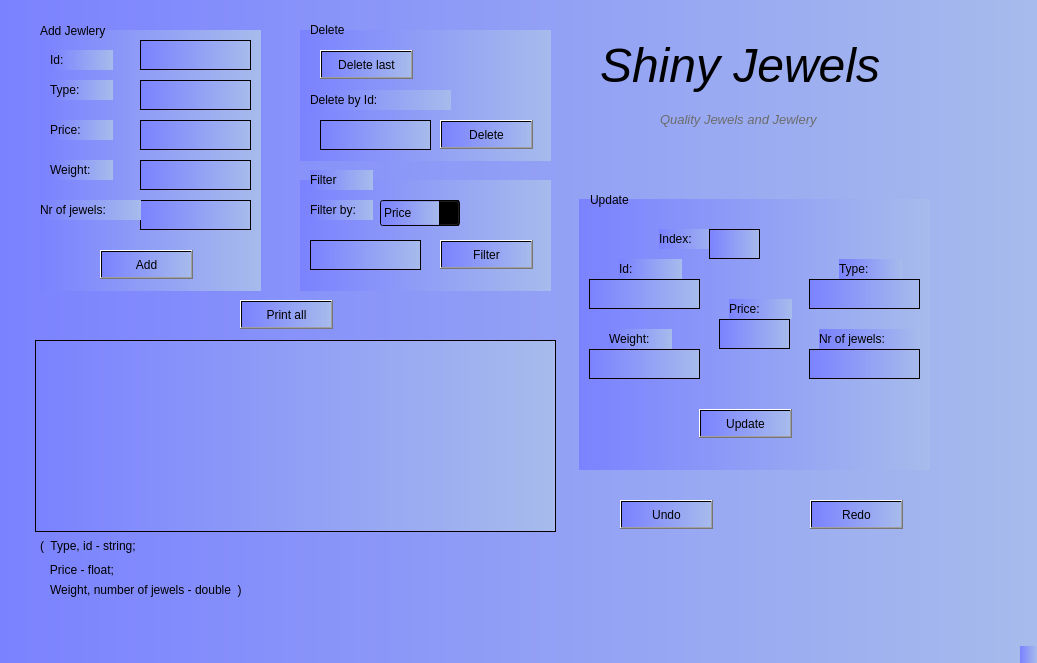
<?xml version="1.0" encoding="UTF-8"?>
<ui version="4.0">
 <class>MainWindow</class>
 <widget class="QMainWindow" name="MainWindow">
  <property name="geometry">
   <rect>
    <x>0</x>
    <y>0</y>
    <width>1037</width>
    <height>663</height>
   </rect>
  </property>
  <property name="windowTitle">
   <string>MainWindow</string>
  </property>
  <property name="autoFillBackground">
   <bool>false</bool>
  </property>
  <property name="styleSheet">
   <string notr="true">background:qlineargradient(spread:pad, x1:0, y1:0, x2:1, y2:0, stop:0 rgb(123, 130, 255), stop:1 rgb(167,187,236));</string>
  </property>
  <widget class="QWidget" name="centralwidget">
   <widget class="QLabel" name="label">
    <property name="geometry">
     <rect>
      <x>40</x>
      <y>20</y>
      <width>91</width>
      <height>21</height>
     </rect>
    </property>
    <property name="styleSheet">
     <string notr="true">background-color: rgb(0 0, 255);</string>
    </property>
    <property name="text">
     <string>Add Jewlery</string>
    </property>
   </widget>
   <widget class="QWidget" name="widget" native="true">
    <property name="geometry">
     <rect>
      <x>40</x>
      <y>30</y>
      <width>221</width>
      <height>261</height>
     </rect>
    </property>
    <property name="autoFillBackground">
     <bool>false</bool>
    </property>
    <property name="styleSheet">
     <string notr="true">background:qlineargradient(spread:pad, x1:0, y1:0, x2:1, y2:0, stop:0 rgb(123, 130, 255), stop:1 rgb(167,187,236));</string>
    </property>
    <widget class="QTextEdit" name="id_1">
     <property name="enabled">
      <bool>true</bool>
     </property>
     <property name="geometry">
      <rect>
       <x>100</x>
       <y>10</y>
       <width>111</width>
       <height>30</height>
      </rect>
     </property>
     <property name="autoFillBackground">
      <bool>false</bool>
     </property>
     <property name="styleSheet">
      <string notr="true">background:color-rgb(255, 255, 255)</string>
     </property>
    </widget>
    <widget class="QTextEdit" name="type_1">
     <property name="geometry">
      <rect>
       <x>100</x>
       <y>50</y>
       <width>111</width>
       <height>30</height>
      </rect>
     </property>
     <property name="font">
      <font>
       <pointsize>9</pointsize>
      </font>
     </property>
     <property name="styleSheet">
      <string notr="true">background:color-rgb(255, 255, 255)</string>
     </property>
    </widget>
    <widget class="QTextEdit" name="price_1">
     <property name="geometry">
      <rect>
       <x>100</x>
       <y>90</y>
       <width>111</width>
       <height>30</height>
      </rect>
     </property>
     <property name="styleSheet">
      <string notr="true">background:color-rgb(255, 255, 255)</string>
     </property>
    </widget>
    <widget class="QTextEdit" name="weight_1">
     <property name="geometry">
      <rect>
       <x>100</x>
       <y>130</y>
       <width>111</width>
       <height>30</height>
      </rect>
     </property>
     <property name="styleSheet">
      <string notr="true">background:color-rgb(255, 255, 255)</string>
     </property>
    </widget>
    <widget class="QTextEdit" name="nr_jewels_1">
     <property name="geometry">
      <rect>
       <x>100</x>
       <y>170</y>
       <width>111</width>
       <height>30</height>
      </rect>
     </property>
     <property name="styleSheet">
      <string notr="true">background:color-rgb(255, 255, 255)</string>
     </property>
    </widget>
    <widget class="QLabel" name="label_2">
     <property name="geometry">
      <rect>
       <x>10</x>
       <y>20</y>
       <width>63</width>
       <height>20</height>
      </rect>
     </property>
     <property name="styleSheet">
      <string notr="true">background:color-rgb(255, 255, 255)</string>
     </property>
     <property name="text">
      <string>Id:</string>
     </property>
    </widget>
    <widget class="QLabel" name="label_3">
     <property name="geometry">
      <rect>
       <x>10</x>
       <y>50</y>
       <width>63</width>
       <height>20</height>
      </rect>
     </property>
     <property name="styleSheet">
      <string notr="true">background:color-rgb(255, 255, 255)</string>
     </property>
     <property name="text">
      <string>Type:</string>
     </property>
    </widget>
    <widget class="QLabel" name="label_4">
     <property name="geometry">
      <rect>
       <x>10</x>
       <y>90</y>
       <width>63</width>
       <height>20</height>
      </rect>
     </property>
     <property name="styleSheet">
      <string notr="true">background:color-rgb(255, 255, 255)</string>
     </property>
     <property name="text">
      <string>Price:</string>
     </property>
    </widget>
    <widget class="QLabel" name="label_5">
     <property name="geometry">
      <rect>
       <x>10</x>
       <y>130</y>
       <width>63</width>
       <height>20</height>
      </rect>
     </property>
     <property name="styleSheet">
      <string notr="true">background:color-rgb(255, 255, 255)</string>
     </property>
     <property name="text">
      <string>Weight:</string>
     </property>
    </widget>
    <widget class="QLabel" name="label_6">
     <property name="geometry">
      <rect>
       <x>0</x>
       <y>170</y>
       <width>101</width>
       <height>20</height>
      </rect>
     </property>
     <property name="styleSheet">
      <string notr="true">background:color-rgb(255, 255, 255)</string>
     </property>
     <property name="text">
      <string>Nr of jewels:</string>
     </property>
    </widget>
    <widget class="QPushButton" name="AddButton">
     <property name="geometry">
      <rect>
       <x>60</x>
       <y>220</y>
       <width>93</width>
       <height>29</height>
      </rect>
     </property>
     <property name="styleSheet">
      <string notr="true">background:color-rgb(255, 255, 255)</string>
     </property>
     <property name="text">
      <string>Add</string>
     </property>
    </widget>
   </widget>
   <widget class="QWidget" name="widget_2" native="true">
    <property name="geometry">
     <rect>
      <x>300</x>
      <y>30</y>
      <width>251</width>
      <height>131</height>
     </rect>
    </property>
    <property name="styleSheet">
     <string notr="true">background:qlineargradient(spread:pad, x1:0, y1:0, x2:1, y2:0, stop:0 rgb(123, 130, 255), stop:1 rgb(167,187,236));</string>
    </property>
    <widget class="QPushButton" name="Del_last">
     <property name="geometry">
      <rect>
       <x>20</x>
       <y>20</y>
       <width>93</width>
       <height>29</height>
      </rect>
     </property>
     <property name="styleSheet">
      <string notr="true">background:color-rgb(255, 255, 255)</string>
     </property>
     <property name="text">
      <string>Delete last</string>
     </property>
    </widget>
    <widget class="QLabel" name="label_8">
     <property name="geometry">
      <rect>
       <x>10</x>
       <y>60</y>
       <width>141</width>
       <height>20</height>
      </rect>
     </property>
     <property name="styleSheet">
      <string notr="true">background:color-rgb(255, 255, 255)</string>
     </property>
     <property name="text">
      <string>Delete by Id:</string>
     </property>
    </widget>
    <widget class="QTextEdit" name="del_id_txt">
     <property name="enabled">
      <bool>true</bool>
     </property>
     <property name="geometry">
      <rect>
       <x>20</x>
       <y>90</y>
       <width>111</width>
       <height>30</height>
      </rect>
     </property>
     <property name="autoFillBackground">
      <bool>false</bool>
     </property>
     <property name="styleSheet">
      <string notr="true">background:color-rgb(255, 255, 255)</string>
     </property>
    </widget>
    <widget class="QPushButton" name="del_id">
     <property name="geometry">
      <rect>
       <x>140</x>
       <y>90</y>
       <width>93</width>
       <height>29</height>
      </rect>
     </property>
     <property name="styleSheet">
      <string notr="true">background:color-rgb(255, 255, 255)</string>
     </property>
     <property name="text">
      <string>Delete</string>
     </property>
    </widget>
   </widget>
   <widget class="QLabel" name="label_7">
    <property name="geometry">
     <rect>
      <x>310</x>
      <y>20</y>
      <width>63</width>
      <height>20</height>
     </rect>
    </property>
    <property name="styleSheet">
     <string notr="true">background-color: rgb(0 0, 255);</string>
    </property>
    <property name="text">
     <string>Delete</string>
    </property>
   </widget>
   <widget class="QWidget" name="widget_3" native="true">
    <property name="geometry">
     <rect>
      <x>300</x>
      <y>180</y>
      <width>251</width>
      <height>111</height>
     </rect>
    </property>
    <property name="styleSheet">
     <string notr="true">background:qlineargradient(spread:pad, x1:0, y1:0, x2:1, y2:0, stop:0 rgb(123, 130, 255), stop:1 rgb(167,187,236));</string>
    </property>
    <widget class="QComboBox" name="filter_box">
     <property name="geometry">
      <rect>
       <x>80</x>
       <y>20</y>
       <width>80</width>
       <height>26</height>
      </rect>
     </property>
     <property name="styleSheet">
      <string notr="true">background:color-rgb(255, 255, 255)</string>
     </property>
     <property name="editable">
      <bool>true</bool>
     </property>
     <item>
      <property name="text">
       <string>Price</string>
      </property>
     </item>
     <item>
      <property name="text">
       <string>Weight</string>
      </property>
     </item>
     <item>
      <property name="text">
       <string>Nr of Jewels</string>
      </property>
     </item>
    </widget>
    <widget class="QLabel" name="label_10">
     <property name="geometry">
      <rect>
       <x>10</x>
       <y>20</y>
       <width>63</width>
       <height>20</height>
      </rect>
     </property>
     <property name="styleSheet">
      <string notr="true">background:color-rgb(255, 255, 255)</string>
     </property>
     <property name="text">
      <string>Filter by:</string>
     </property>
    </widget>
    <widget class="QTextEdit" name="filter_crit">
     <property name="geometry">
      <rect>
       <x>10</x>
       <y>60</y>
       <width>111</width>
       <height>30</height>
      </rect>
     </property>
     <property name="styleSheet">
      <string notr="true">background:color-rgb(255, 255, 255)</string>
     </property>
    </widget>
    <widget class="QPushButton" name="filter_crit_button">
     <property name="geometry">
      <rect>
       <x>140</x>
       <y>60</y>
       <width>93</width>
       <height>29</height>
      </rect>
     </property>
     <property name="styleSheet">
      <string notr="true">background:color-rgb(255, 255, 255)</string>
     </property>
     <property name="text">
      <string>Filter</string>
     </property>
    </widget>
   </widget>
   <widget class="QLabel" name="label_9">
    <property name="geometry">
     <rect>
      <x>310</x>
      <y>170</y>
      <width>63</width>
      <height>20</height>
     </rect>
    </property>
    <property name="styleSheet">
     <string notr="true">background:color-rgb(255, 255, 255)</string>
    </property>
    <property name="text">
     <string>Filter</string>
    </property>
   </widget>
   <widget class="QWidget" name="widget_4" native="true">
    <property name="geometry">
     <rect>
      <x>579</x>
      <y>199</y>
      <width>351</width>
      <height>271</height>
     </rect>
    </property>
    <property name="autoFillBackground">
     <bool>false</bool>
    </property>
    <property name="styleSheet">
     <string notr="true">background:qlineargradient(spread:pad, x1:0, y1:0, x2:1, y2:0, stop:0 rgb(123, 130, 255), stop:1 rgb(167,187,236));
border-color: rgb(0, 0, 0);
</string>
    </property>
    <widget class="QLabel" name="label_12">
     <property name="geometry">
      <rect>
       <x>80</x>
       <y>30</y>
       <width>63</width>
       <height>20</height>
      </rect>
     </property>
     <property name="styleSheet">
      <string notr="true">background:color-rgb(255, 255, 255)</string>
     </property>
     <property name="text">
      <string>Index:</string>
     </property>
    </widget>
    <widget class="QTextEdit" name="index_2">
     <property name="enabled">
      <bool>true</bool>
     </property>
     <property name="geometry">
      <rect>
       <x>130</x>
       <y>30</y>
       <width>51</width>
       <height>30</height>
      </rect>
     </property>
     <property name="autoFillBackground">
      <bool>false</bool>
     </property>
     <property name="styleSheet">
      <string notr="true">background:color-rgb(255, 255, 255)</string>
     </property>
    </widget>
    <widget class="QTextEdit" name="id_2">
     <property name="enabled">
      <bool>true</bool>
     </property>
     <property name="geometry">
      <rect>
       <x>10</x>
       <y>80</y>
       <width>111</width>
       <height>30</height>
      </rect>
     </property>
     <property name="autoFillBackground">
      <bool>false</bool>
     </property>
     <property name="styleSheet">
      <string notr="true">background:color-rgb(255, 255, 255)</string>
     </property>
    </widget>
    <widget class="QTextEdit" name="weight_2">
     <property name="enabled">
      <bool>true</bool>
     </property>
     <property name="geometry">
      <rect>
       <x>10</x>
       <y>150</y>
       <width>111</width>
       <height>30</height>
      </rect>
     </property>
     <property name="autoFillBackground">
      <bool>false</bool>
     </property>
     <property name="styleSheet">
      <string notr="true">background:color-rgb(255, 255, 255)</string>
     </property>
    </widget>
    <widget class="QTextEdit" name="nr_jewels_2">
     <property name="enabled">
      <bool>true</bool>
     </property>
     <property name="geometry">
      <rect>
       <x>230</x>
       <y>150</y>
       <width>111</width>
       <height>30</height>
      </rect>
     </property>
     <property name="autoFillBackground">
      <bool>false</bool>
     </property>
     <property name="styleSheet">
      <string notr="true">background:color-rgb(255, 255, 255)</string>
     </property>
    </widget>
    <widget class="QTextEdit" name="price_2">
     <property name="enabled">
      <bool>true</bool>
     </property>
     <property name="geometry">
      <rect>
       <x>140</x>
       <y>120</y>
       <width>71</width>
       <height>30</height>
      </rect>
     </property>
     <property name="autoFillBackground">
      <bool>false</bool>
     </property>
     <property name="styleSheet">
      <string notr="true">background:color-rgb(255, 255, 255)</string>
     </property>
    </widget>
    <widget class="QTextEdit" name="type_2">
     <property name="enabled">
      <bool>true</bool>
     </property>
     <property name="geometry">
      <rect>
       <x>230</x>
       <y>80</y>
       <width>111</width>
       <height>30</height>
      </rect>
     </property>
     <property name="autoFillBackground">
      <bool>false</bool>
     </property>
     <property name="styleSheet">
      <string notr="true">background:color-rgb(255, 255, 255)</string>
     </property>
    </widget>
    <widget class="QPushButton" name="updat_button">
     <property name="geometry">
      <rect>
       <x>120</x>
       <y>210</y>
       <width>93</width>
       <height>29</height>
      </rect>
     </property>
     <property name="styleSheet">
      <string notr="true">background:color-rgb(255, 255, 255)</string>
     </property>
     <property name="text">
      <string>Update</string>
     </property>
    </widget>
    <widget class="QLabel" name="label_18">
     <property name="geometry">
      <rect>
       <x>240</x>
       <y>130</y>
       <width>101</width>
       <height>20</height>
      </rect>
     </property>
     <property name="styleSheet">
      <string notr="true">background:color-rgb(255, 255, 255)</string>
     </property>
     <property name="text">
      <string>Nr of jewels:</string>
     </property>
    </widget>
    <widget class="QLabel" name="label_19">
     <property name="geometry">
      <rect>
       <x>260</x>
       <y>60</y>
       <width>63</width>
       <height>20</height>
      </rect>
     </property>
     <property name="styleSheet">
      <string notr="true">background:color-rgb(255, 255, 255)</string>
     </property>
     <property name="text">
      <string>Type:</string>
     </property>
    </widget>
    <widget class="QLabel" name="label_20">
     <property name="geometry">
      <rect>
       <x>40</x>
       <y>60</y>
       <width>63</width>
       <height>20</height>
      </rect>
     </property>
     <property name="styleSheet">
      <string notr="true">background:color-rgb(255, 255, 255)</string>
     </property>
     <property name="text">
      <string>Id:</string>
     </property>
    </widget>
    <widget class="QLabel" name="label_21">
     <property name="geometry">
      <rect>
       <x>30</x>
       <y>130</y>
       <width>63</width>
       <height>20</height>
      </rect>
     </property>
     <property name="styleSheet">
      <string notr="true">background:color-rgb(255, 255, 255)</string>
     </property>
     <property name="text">
      <string>Weight:</string>
     </property>
    </widget>
    <widget class="QLabel" name="label_22">
     <property name="geometry">
      <rect>
       <x>150</x>
       <y>100</y>
       <width>63</width>
       <height>20</height>
      </rect>
     </property>
     <property name="styleSheet">
      <string notr="true">background:color-rgb(255, 255, 255)</string>
     </property>
     <property name="text">
      <string>Price:</string>
     </property>
    </widget>
   </widget>
   <widget class="QLabel" name="label_11">
    <property name="geometry">
     <rect>
      <x>590</x>
      <y>190</y>
      <width>63</width>
      <height>20</height>
     </rect>
    </property>
    <property name="styleSheet">
     <string notr="true">background-color: rgb(0 0, 255);</string>
    </property>
    <property name="text">
     <string>Update</string>
    </property>
   </widget>
   <widget class="QPushButton" name="undo_button">
    <property name="geometry">
     <rect>
      <x>620</x>
      <y>500</y>
      <width>93</width>
      <height>29</height>
     </rect>
    </property>
    <property name="text">
     <string>Undo</string>
    </property>
   </widget>
   <widget class="QPushButton" name="pushButton_6">
    <property name="geometry">
     <rect>
      <x>810</x>
      <y>500</y>
      <width>93</width>
      <height>29</height>
     </rect>
    </property>
    <property name="text">
     <string>Redo</string>
    </property>
   </widget>
   <widget class="QLabel" name="label_13">
    <property name="geometry">
     <rect>
      <x>600</x>
      <y>10</y>
      <width>351</width>
      <height>111</height>
     </rect>
    </property>
    <property name="autoFillBackground">
     <bool>false</bool>
    </property>
    <property name="styleSheet">
     <string notr="true">background-color: rgb(0 0, 255);
font: 700 9pt &quot;Times New Roman&quot;;</string>
    </property>
    <property name="text">
     <string>&lt;html&gt;&lt;head/&gt;&lt;body&gt;&lt;p&gt;&lt;span style=&quot; font-size:36pt; font-style:italic;&quot;&gt;Shiny Jewels&lt;/span&gt;&lt;/p&gt;&lt;/body&gt;&lt;/html&gt;</string>
    </property>
   </widget>
   <widget class="QLabel" name="label_14">
    <property name="geometry">
     <rect>
      <x>660</x>
      <y>110</y>
      <width>221</width>
      <height>20</height>
     </rect>
    </property>
    <property name="styleSheet">
     <string notr="true">background-color: rgb(0 0, 255);</string>
    </property>
    <property name="text">
     <string>&lt;html&gt;&lt;head/&gt;&lt;body&gt;&lt;p&gt;&lt;span style=&quot; font-size:10pt; font-style:italic; color:#6c6c6c;&quot;&gt;Quality Jewels and Jewlery&lt;/span&gt;&lt;/p&gt;&lt;/body&gt;&lt;/html&gt;</string>
    </property>
   </widget>
   <widget class="QLabel" name="label_15">
    <property name="geometry">
     <rect>
      <x>40</x>
      <y>530</y>
      <width>291</width>
      <height>31</height>
     </rect>
    </property>
    <property name="styleSheet">
     <string notr="true">background-color: rgb(0 0, 255);</string>
    </property>
    <property name="text">
     <string>(  Type, id - string; </string>
    </property>
   </widget>
   <widget class="QLabel" name="label_16">
    <property name="geometry">
     <rect>
      <x>40</x>
      <y>560</y>
      <width>131</width>
      <height>20</height>
     </rect>
    </property>
    <property name="styleSheet">
     <string notr="true">background-color: rgb(0 0, 255);</string>
    </property>
    <property name="text">
     <string>   Price - float;</string>
    </property>
   </widget>
   <widget class="QLabel" name="label_17">
    <property name="geometry">
     <rect>
      <x>50</x>
      <y>580</y>
      <width>281</width>
      <height>20</height>
     </rect>
    </property>
    <property name="styleSheet">
     <string notr="true">background-color: rgb(0 0, 255);</string>
    </property>
    <property name="text">
     <string>Weight, number of jewels - double  )</string>
    </property>
   </widget>
   <widget class="QPushButton" name="print_button">
    <property name="geometry">
     <rect>
      <x>240</x>
      <y>300</y>
      <width>93</width>
      <height>29</height>
     </rect>
    </property>
    <property name="text">
     <string>Print all</string>
    </property>
   </widget>
   <widget class="QTextBrowser" name="list">
    <property name="geometry">
     <rect>
      <x>35</x>
      <y>340</y>
      <width>521</width>
      <height>192</height>
     </rect>
    </property>
   </widget>
   <zorder>widget</zorder>
   <zorder>label</zorder>
   <zorder>widget_2</zorder>
   <zorder>widget_3</zorder>
   <zorder>widget_4</zorder>
   <zorder>label_11</zorder>
   <zorder>undo_button</zorder>
   <zorder>pushButton_6</zorder>
   <zorder>label_13</zorder>
   <zorder>label_14</zorder>
   <zorder>label_7</zorder>
   <zorder>label_9</zorder>
   <zorder>label_15</zorder>
   <zorder>label_16</zorder>
   <zorder>label_17</zorder>
   <zorder>print_button</zorder>
   <zorder>list</zorder>
  </widget>
  <widget class="QMenuBar" name="menubar">
   <property name="geometry">
    <rect>
     <x>0</x>
     <y>0</y>
     <width>1037</width>
     <height>26</height>
    </rect>
   </property>
  </widget>
  <widget class="QStatusBar" name="statusbar"/>
 </widget>
 <resources/>
 <connections/>
</ui>
